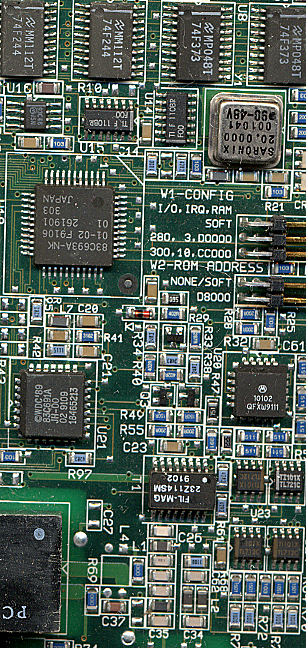
#> input picture Pictures/board.tif, 306 x 648 px
$ python GaussianFilter.py
#> lines starting #> are read from the running program, lines starting #| are printed output that depends on the picture
import numpy as np
import matplotlib.pyplot as plt
import cv2

# read in the image
image_path = "./Pictures/board.tif"
img = cv2.imread(image_path)
#> img is the input picture: shape (648, 306, 3); mean B, G, R 89.1, 99, 84.2

filt1 = 9
filt2 = 15
kernel = np.ones((filt1,filt1), np.float32)/(filt1*filt1)
#print(kernel)

# filter image using 5x5 Gaussian, the std is calculated automatically
res1 = cv2.GaussianBlur(img, (filt1, filt1), 0)  # img, kernel size, sigmaX
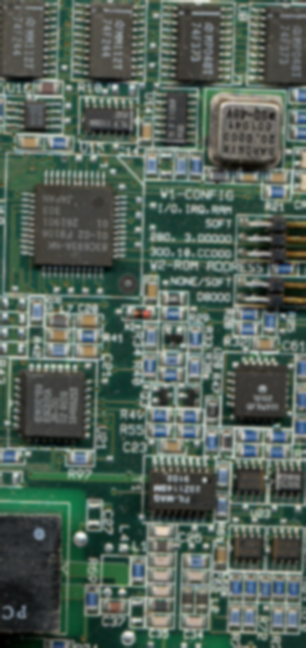
#> res1: shape (648, 306, 3); mean B, G, R 89.1, 99, 84.1
res2 = cv2.filter2D(img, -1, kernel)
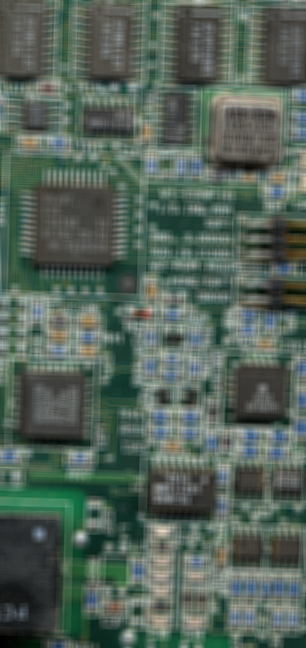
#> res2: shape (648, 306, 3); mean B, G, R 89.1, 99, 84.1
#res2 = cv2.GaussianBlur(img, (filt2, filt2), 0)

img = cv2.cvtColor(img, cv2.COLOR_BGR2RGB)
res1 = cv2.cvtColor(res1, cv2.COLOR_BGR2RGB)
res2 = cv2.cvtColor(res2, cv2.COLOR_BGR2RGB)

plt.subplot(131), plt.imshow(img)
plt.title("Original"), plt.xticks([]), plt.yticks([])
plt.subplot(132), plt.imshow(res1)
plt.title("Gaussian 9x9 Filter"), plt.xticks([]), plt.yticks([])
plt.subplot(133), plt.imshow(res2)
plt.title("Box 9x9 Filter"), plt.xticks([]), plt.yticks([])

plt.show()
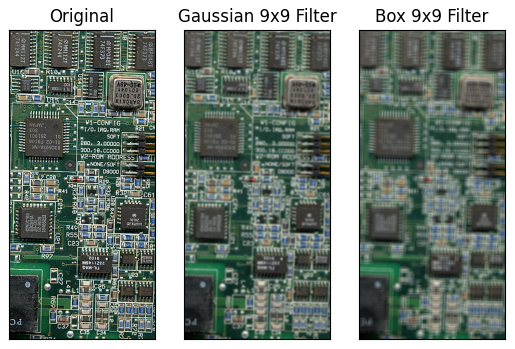
#> figure drawn by matplotlib, 3 panels

$ run again, with Pictures/kids.tif copied over Pictures/board.tif
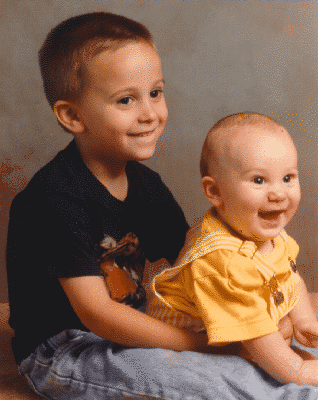
#> input picture Pictures/kids.tif, 318 x 400 px
#> img is the input picture: shape (400, 318, 3); mean B, G, R 77.9, 97.4, 128.7
#> `res1 = cv2.GaussianBlur(img, (filt1, filt1), 0)`:
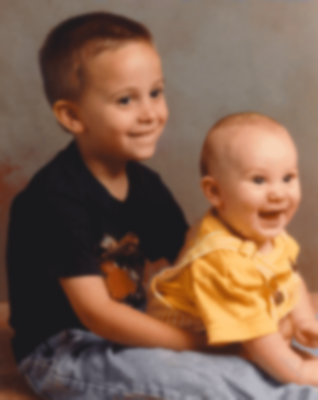
#> res1: shape (400, 318, 3); mean B, G, R 77.9, 97.4, 128.7
#> `plt.show()`:
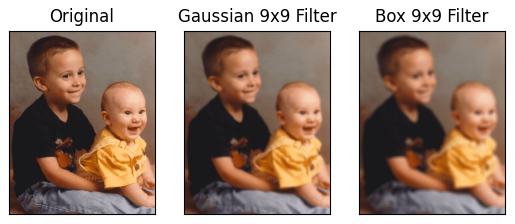
#> figure drawn by matplotlib, 3 panels

$ run again, with Pictures/office_2.jpg saved as Pictures/board.tif
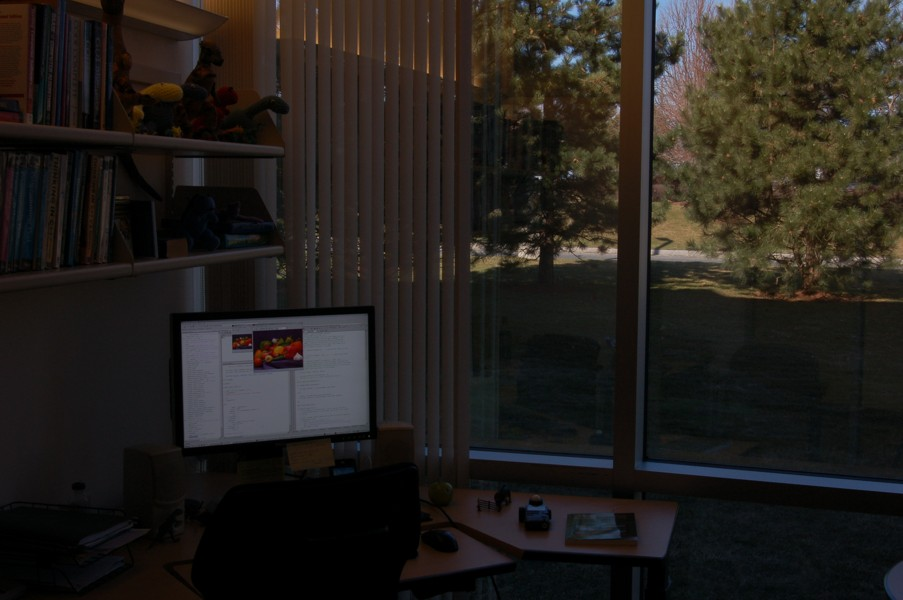
#> input picture Pictures/office_2.jpg, 903 x 600 px
#> img is the input picture: shape (600, 903, 3); mean B, G, R 27.7, 32, 35.9
#> `plt.show()`:
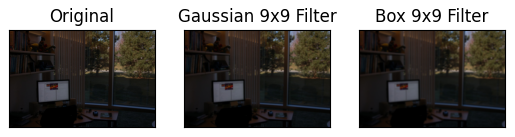
#> figure drawn by matplotlib, 3 panels
